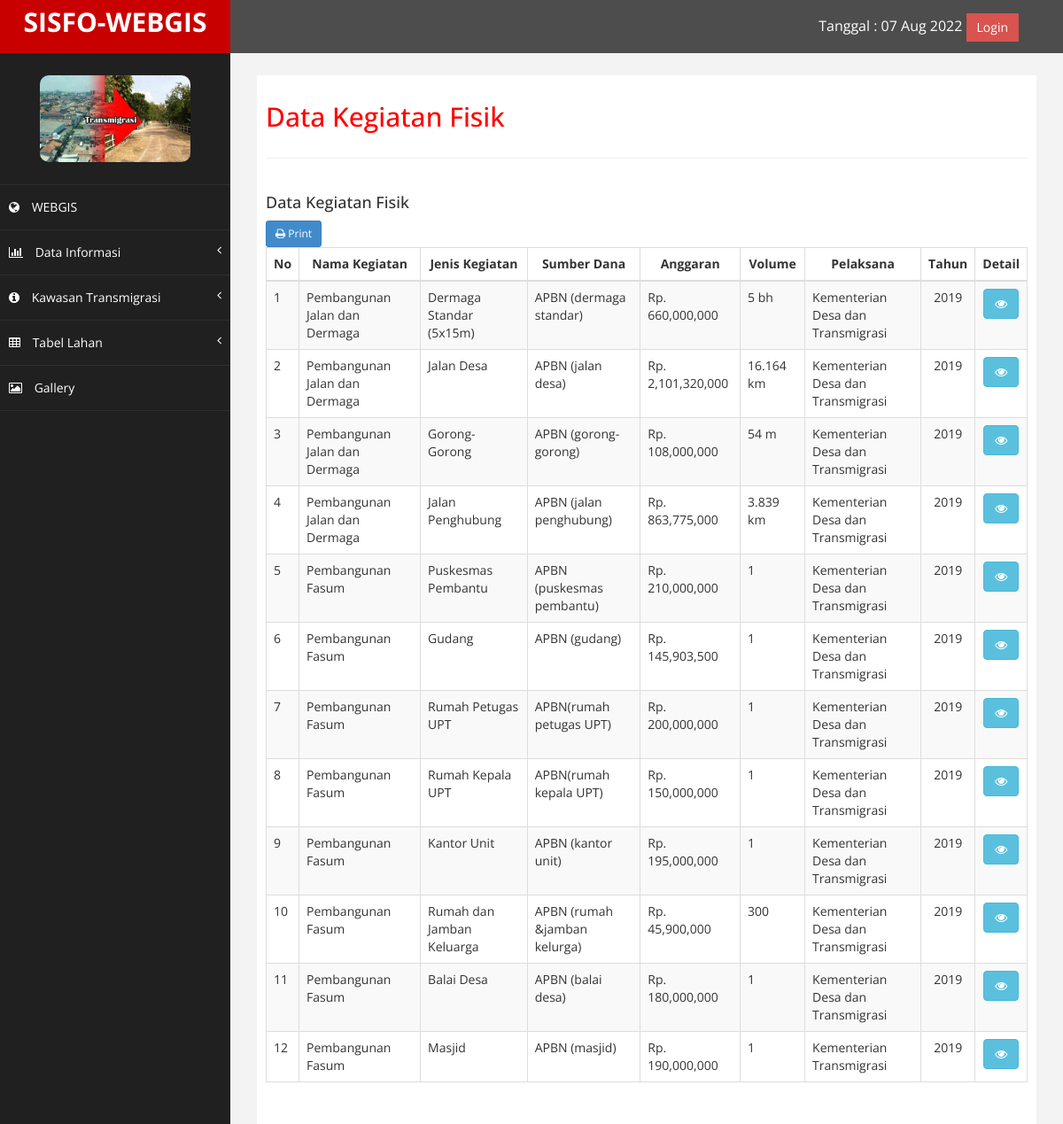
The page /index.php/kegiatan on the database its author committed.
### tables this page shows
CREATE TABLE `tbl_kegiatan` (
  `id_kegiatan` int(11) NOT NULL,
  `nama_kegiatan` varchar(255) DEFAULT NULL,
  `id_jenis` int(11) NOT NULL,
  `alamat` varchar(255) NOT NULL,
  `id_sumberdana` int(11) NOT NULL,
  `anggaran` int(11) NOT NULL,
  `tahun` varchar(4) NOT NULL,
  `volume` varchar(255) NOT NULL,
  `pelaksana` varchar(255) NOT NULL,
  `deskripsi` text NOT NULL,
  `latitude` varchar(30) NOT NULL,
  `longitude` varchar(30) NOT NULL,
  `sampul` varchar(255) NOT NULL
);

CREATE TABLE `tbl_jenis` (
  `id_jenis` int(11) NOT NULL,
  `jenis_kegiatan` varchar(255) DEFAULT NULL,
  `icon` varchar(255) DEFAULT NULL
);

CREATE TABLE `tbl_sumberdana` (
  `id_sumberdana` int(11) NOT NULL,
  `sumber_dana` varchar(255) DEFAULT NULL,
  `icon` varchar(255) DEFAULT NULL
);

### application/views/layout/v_content.php (called while the page is built)
<?php
if ($isi) {
    $this->load->view($isi);
}

### application/views/layout/v_wrapper.php (called while the page is built)
<?php
require_once('v_head.php');
require_once('v_header.php');
require_once('v_nav.php');
require_once('v_content.php');
require_once('v_footer.php');

### application/controllers/Kegiatan.php (called while the page is built, shortened)
<?php
class Kegiatan extends CI_Controller {
	public function __construct()
	{
		$this->load->model('m_kegiatan');
		$this->load->model('m_jenis');
		$this->load->model('m_tahun');
		$this->load->model('m_sumberdana');
		$this->load->model('m_gallery');
	}
	public function index()
	{
		$data = array(
			'title'		=>'Data Kegiatan Fisik',
			'kegiatan' 	=> $this->m_kegiatan->lists(),
			'isi' => 'kegiatan/v_lists'
		 );
		$this->load->view('layout/v_wrapper', $data, FALSE);
	}
}

### index.php (called while the page is built, shortened)
<?php
require_once BASEPATH.'core/CodeIgniter.php';

### application/models/M_kegiatan.php (called while the page is built, shortened)
<?php
class M_kegiatan extends CI_Model {
	public function lists()
	{
		$this->db->select('*');
		$this->db->from('tbl_kegiatan');
		$this->db->join('tbl_jenis', 'tbl_jenis.id_jenis = tbl_kegiatan.id_jenis', 'left');
		$this->db->join('tbl_sumberdana', 'tbl_sumberdana.id_sumberdana = tbl_kegiatan.id_sumberdana', 'left');
		$this->db->order_by('id_kegiatan', 'desc');
		return $this->db->get()->result();
	}
}

### application/views/kegiatan/v_lists.php (the view, shortened to what this page needs)
<div class="row">
	<div class="col-md-12">
		<div class="widget-box widget-color-blue2">
			<div class="widget-header">
				<h4 class="widget-title lighter smaller"><?= $title ?></h4>
				<div class="widget-toolbar no-border">
				<div class="inline dropdown-hover">
				<a href="<?= base_url('kegiatan/lap') ?>"  class="btn btn-flat btn-sm btn-primary"><i class="fa fa-print"></i> Print</a>
				</div>
			</div>
			</div>
			<div class="widget-body">
				<div class="widget-main padding-8">
			  <table id="dataTables-example" class="table table-striped table-bordered table-hover table-responsive">
				<thead>
					<tr>
						<th width="30px" class="text-center">No</th>
						<th class="text-center">Nama Kegiatan</th>
						<th class="text-center">Jenis Kegiatan</th>
						<th class="text-center">Sumber Dana</th>
						<th class="text-center">Anggaran</th>
						<th class="text-center">Volume</th>
						<th class="text-center">Pelaksana</th>
						<th class="text-center">Tahun</th>
						<th class="text-center">
						<?php if($this->session->userdata('username')<>'') { ?>
						Action
						<?php }else{ ?>
						Detail
						<?php } ?>
						</th>
					</tr>
				</thead>
				<tbody>
					<?php $no=1; foreach ($kegiatan as $key => $value) { ?>
					<tr>
						<td><?= $no++ ?></td>
						<td><?= $value->nama_kegiatan ?></td>
						<td><?= $value->jenis_kegiatan ?></td>
						<td><?= $value->sumber_dana ?></td>
						<td>Rp. <?= number_format( $value->anggaran,0) ?></td>
						<td><?= $value->volume ?></td>
						<td><?= $value->pelaksana ?></td>
						<td class="text-center"><?= $value->tahun ?></td>
						<td class="text-center">
							<a href="<?= base_url('kegiatan/detail/'.$value->id_kegiatan) ?>" class="btn btn-flat btn-mini btn-info"><i class="fa fa-eye"></i></a>
						</td>
					</tr>
					<?php } ?>
				</tbody>
			</table>
				</div>
			</div>
		</div>
	</div>
</div>

### template/assets/css/custom.css (style rules this page uses)
body { font-family: 'Open Sans', sans-serif; }
.text-center { text-align:center; }
h4 { padding-top:10px; }

### rows shown on the page
tbl_kegiatan: nama_kegiatan "Pembangunan Jalan dan Dermaga", id_jenis.jenis_kegiatan "Dermaga Standar (5x15m)", id_sumberdana.sumber_dana "APBN (dermaga standar)", anggaran "660,000,000", volume "5 bh", pelaksana "Kementerian Desa dan Transmigrasi", tahun "2019"
tbl_kegiatan: nama_kegiatan "Pembangunan Jalan dan Dermaga", id_jenis.jenis_kegiatan "Jalan Desa", id_sumberdana.sumber_dana "APBN (jalan desa)", anggaran "2,101,320,000", volume "16.164 km", pelaksana "Kementerian Desa dan Transmigrasi", tahun "2019"
tbl_kegiatan: nama_kegiatan "Pembangunan Jalan dan Dermaga", id_jenis.jenis_kegiatan "Gorong- Gorong", id_sumberdana.sumber_dana "APBN (gorong-gorong)", anggaran "108,000,000", volume "54 m", pelaksana "Kementerian Desa dan Transmigrasi", tahun "2019"
tbl_kegiatan: nama_kegiatan "Pembangunan Jalan dan Dermaga", id_jenis.jenis_kegiatan "Jalan Penghubung", id_sumberdana.sumber_dana "APBN (jalan penghubung)", anggaran "863,775,000", volume "3.839 km", pelaksana "Kementerian Desa dan Transmigrasi", tahun "2019"
tbl_kegiatan: nama_kegiatan "Pembangunan Fasum", id_jenis.jenis_kegiatan "Puskesmas Pembantu", id_sumberdana.sumber_dana "APBN (puskesmas pembantu)", anggaran "210,000,000", volume "1", pelaksana "Kementerian Desa dan Transmigrasi", tahun "2019"
tbl_kegiatan: nama_kegiatan "Pembangunan Fasum", id_jenis.jenis_kegiatan "Gudang", id_sumberdana.sumber_dana "APBN (gudang)", anggaran "145,903,500", volume "1", pelaksana "Kementerian Desa dan Transmigrasi", tahun "2019"
tbl_kegiatan: nama_kegiatan "Pembangunan Fasum", id_jenis.jenis_kegiatan "Rumah Petugas UPT", id_sumberdana.sumber_dana "APBN(rumah petugas UPT)", anggaran "200,000,000", volume "1", pelaksana "Kementerian Desa dan Transmigrasi", tahun "2019"
tbl_kegiatan: nama_kegiatan "Pembangunan Fasum", id_jenis.jenis_kegiatan "Rumah Kepala UPT", id_sumberdana.sumber_dana "APBN(rumah kepala UPT)", anggaran "150,000,000", volume "1", pelaksana "Kementerian Desa dan Transmigrasi", tahun "2019"
tbl_kegiatan: nama_kegiatan "Pembangunan Fasum", id_jenis.jenis_kegiatan "Kantor Unit", id_sumberdana.sumber_dana "APBN (kantor unit)", anggaran "195,000,000", volume "1", pelaksana "Kementerian Desa dan Transmigrasi", tahun "2019"
tbl_kegiatan: nama_kegiatan "Pembangunan Fasum", id_jenis.jenis_kegiatan "Rumah dan Jamban Keluarga", id_sumberdana.sumber_dana "APBN (rumah &jamban kelurga)", anggaran "45,900,000", volume "300", pelaksana "Kementerian Desa dan Transmigrasi", tahun "2019"
tbl_kegiatan: nama_kegiatan "Pembangunan Fasum", id_jenis.jenis_kegiatan "Balai Desa", id_sumberdana.sumber_dana "APBN (balai desa)", anggaran "180,000,000", volume "1", pelaksana "Kementerian Desa dan Transmigrasi", tahun "2019"
tbl_kegiatan: nama_kegiatan "Pembangunan Fasum", id_jenis.jenis_kegiatan "Masjid", id_sumberdana.sumber_dana "APBN (masjid)", anggaran "190,000,000", volume "1", pelaksana "Kementerian Transmigrasi", tahun "2019"

### other values the page prints
$title "Data Kegiatan Fisik"
